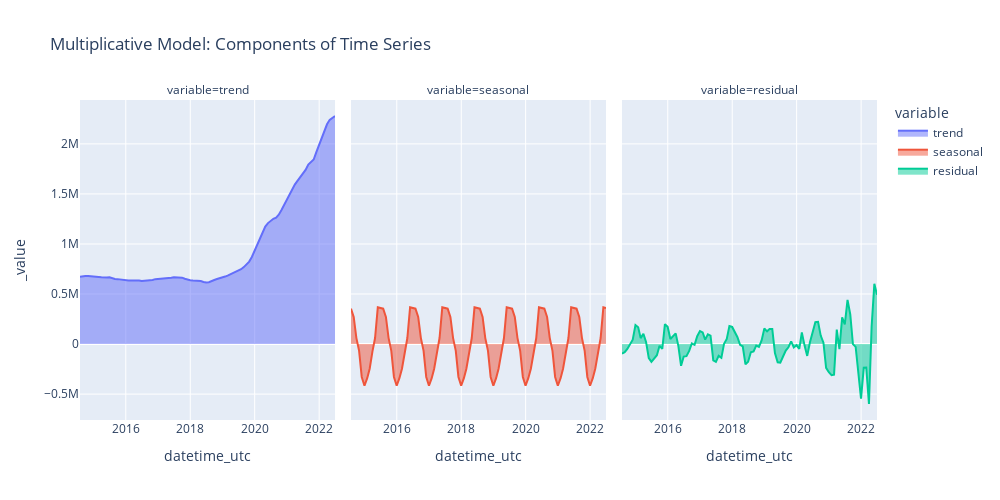

Notebook source saved alongside this figure:
### Code cell
fig = px.area(dff_adi, x=dff_adi.index, y=['value'], color='variable', facet_col='variable', width=1000, height=500, title='Multiplicative Model: Components of Time Series')
fig
